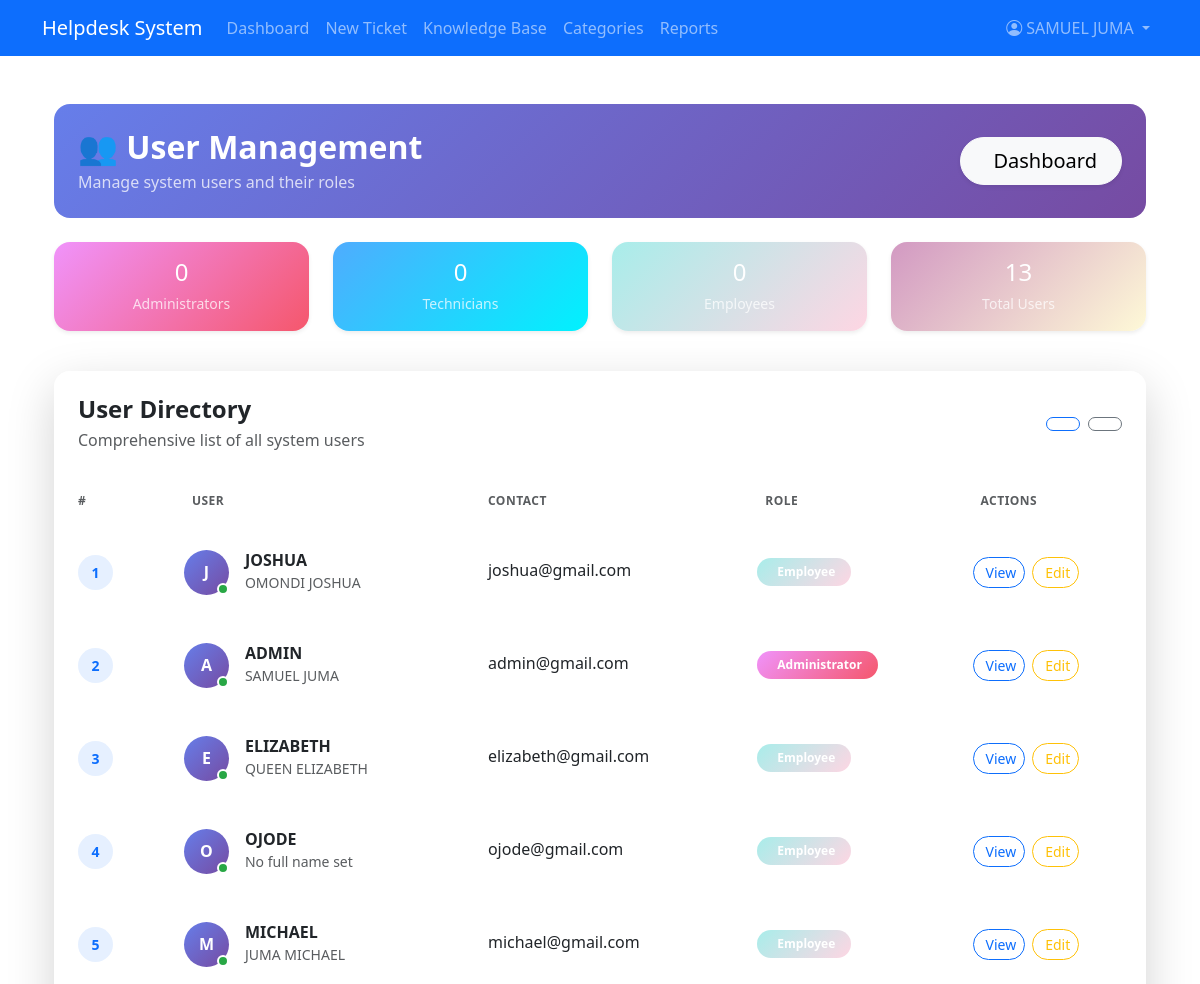
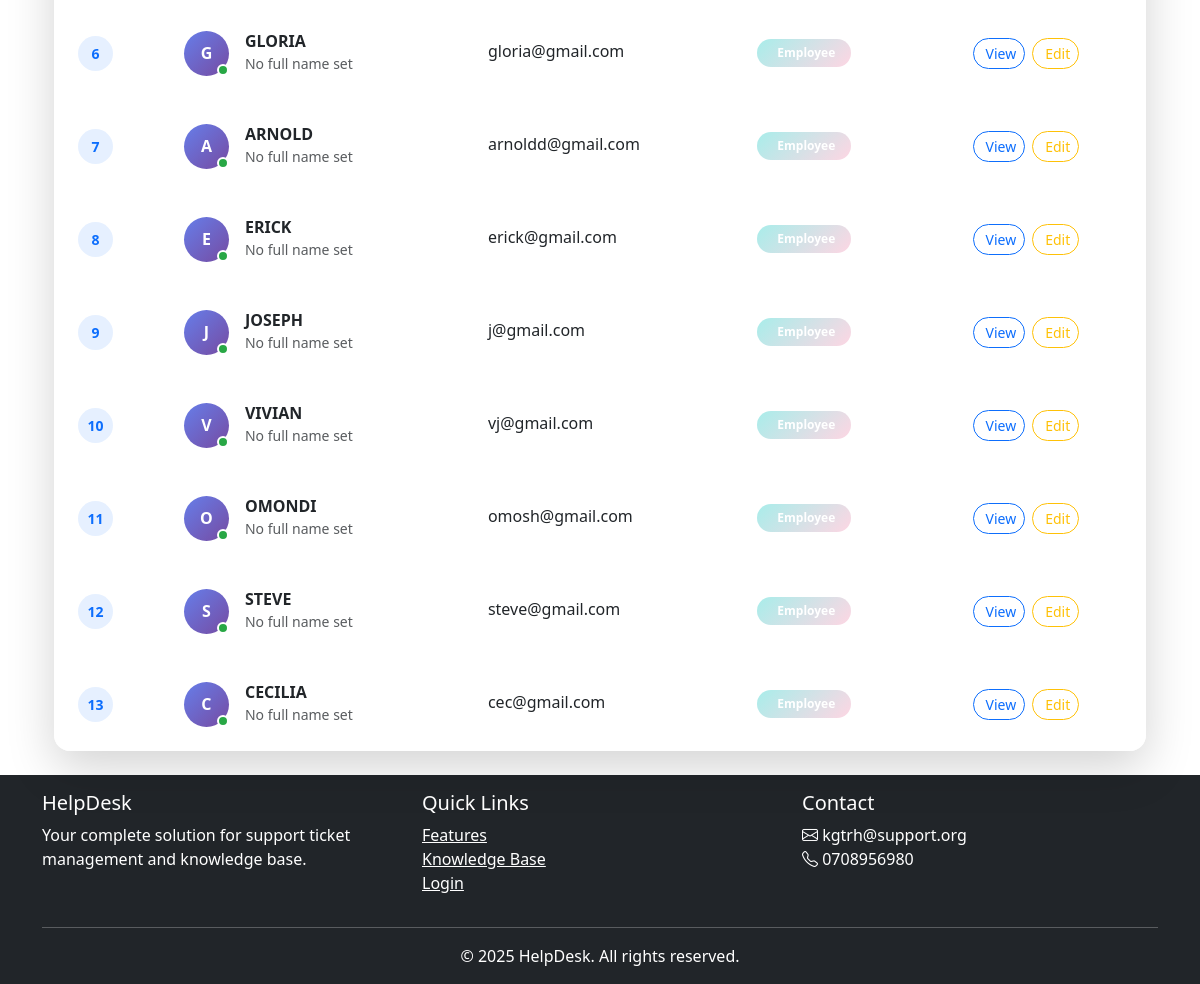
The app's page /users/manage-users/ (signed in), older data (2 pictures, top to bottom).
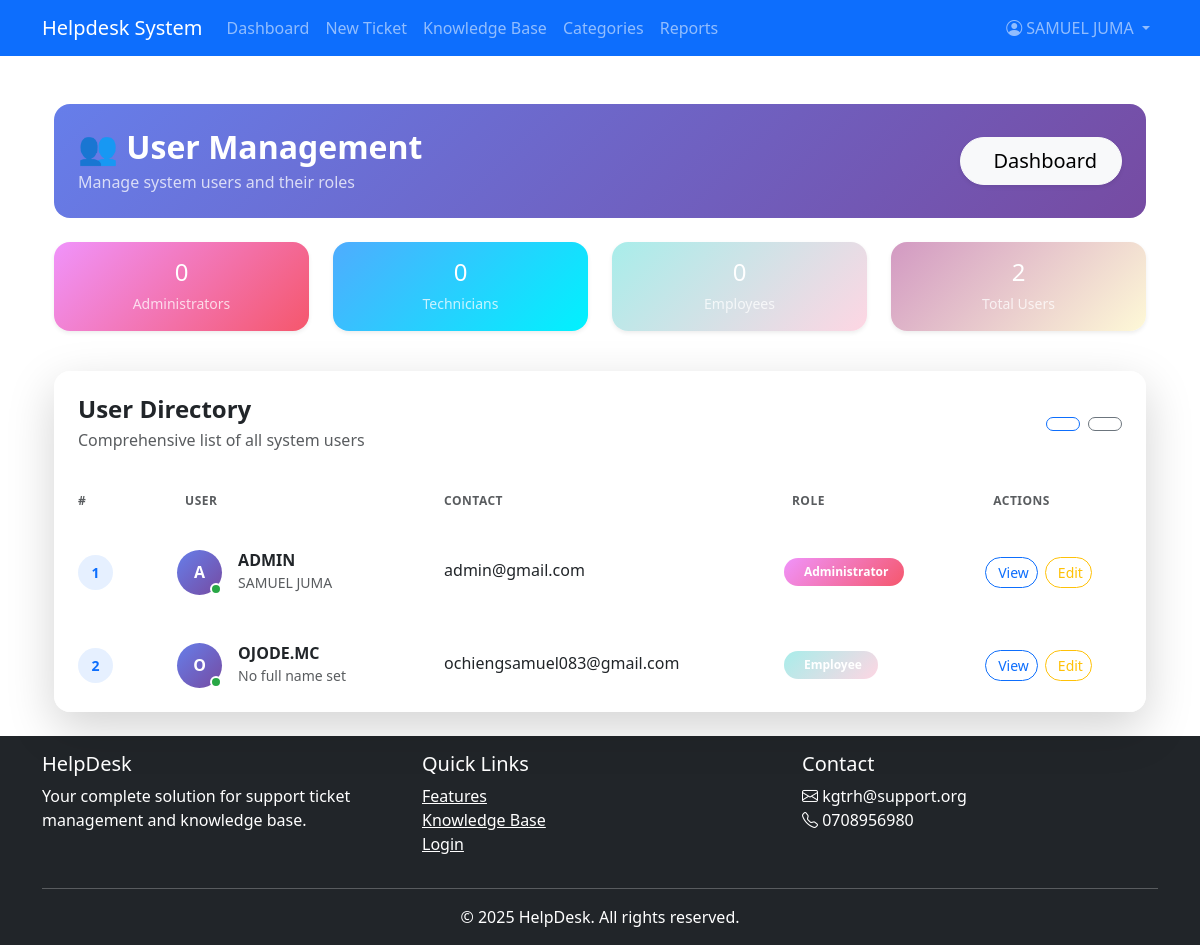
The same page, newer data.
### users/models.py (models this page shows, shortened)
class User(AbstractUser):
    ROLE_CHOICES = (
        ('Admin', 'Admin'),
        ('Technician', 'Technician'),
        ('Employee', 'Employee'),
    )
    USER_TYPE_CHOICES = (
        ('ADMIN', 'Admin'),
        ('TECH', 'Technician'),
        ('EMP', 'Employee'),
    )
    role = models.CharField(max_length=20, choices=ROLE_CHOICES, default='Employee')
    user_type = models.CharField(max_length=10, choices=USER_TYPE_CHOICES, default='EMP')
    department = models.CharField(max_length=100, blank=True)
    phone = models.CharField(max_length=20, blank=True)
    profile_picture = models.ImageField(upload_to='profile_pics/', blank=True, null=True)
    @property
    def is_admin(self):
        return self.user_type == 'ADMIN'

### users/views.py (the view)
# urls.py: path('manage-users/', user_views.manage_users, name='manage_users'),
@login_required
@user_passes_test(lambda u: u.is_superuser)
def manage_users(request):
    users = User.objects.all().order_by('id')
    return render(request, 'admin/manage_users.html', {'users': users})

### templates/admin/manage_users.html (shortened to what this page needs)
{% extends 'base.html' %}
{% load static %}
{% block content %}
<div class="container-fluid py-4">
    <div class="row mb-4">
        <div class="col-12">
            <div class="bg-gradient-primary rounded-4 p-4 text-white position-relative overflow-hidden">
                <div class="d-flex justify-content-between align-items-center position-relative">
                    <div>
                        <h2 class="mb-1 fw-bold">👥 User Management</h2>
                        <p class="mb-0 opacity-75">Manage system users and their roles</p>
                    </div>
                    <a href="{% url 'helpdesk:admin_dashboard' %}"
                       class="btn btn-light btn-lg rounded-pill px-4 shadow-sm hover-lift">
                        Dashboard
                    </a>
                </div>
            </div>
        </div>
    </div>
    <div class="row mb-4">
        <div class="col-md-3 col-sm-6 mb-3">
            <div class="card border-0 shadow-sm rounded-4 bg-gradient-danger text-white">
                <div class="card-body text-center">
                    <h4 class="mb-1">{{ admin_count|default:0 }}</h4>
                    <small class="opacity-75">Administrators</small>
                </div>
            </div>
        </div>
        <div class="col-md-3 col-sm-6 mb-3">
            <div class="card border-0 shadow-sm rounded-4 bg-gradient-info text-white">
                <div class="card-body text-center">
                    <h4 class="mb-1">{{ tech_count|default:0 }}</h4>
                    <small class="opacity-75">Technicians</small>
                </div>
            </div>
        </div>
        <div class="col-md-3 col-sm-6 mb-3">
            <div class="card border-0 shadow-sm rounded-4 bg-gradient-secondary text-white">
                <div class="card-body text-center">
                    <h4 class="mb-1">{{ employee_count|default:0 }}</h4>
                    <small class="opacity-75">Employees</small>
                </div>
            </div>
        </div>
        <div class="col-md-3 col-sm-6 mb-3">
            <div class="card border-0 shadow-sm rounded-4 bg-gradient-success text-white">
                <div class="card-body text-center">
                    <h4 class="mb-1">{{ users.count|default:0 }}</h4>
                    <small class="opacity-75">Total Users</small>
                </div>
            </div>
        </div>
    </div>
    <div class="row">
        <div class="col-12">
            <div class="card border-0 shadow-lg rounded-4 overflow-hidden">
                <div class="card-header bg-white border-0 p-4">
                    <div class="d-flex justify-content-between align-items-center">
                        <div>
                            <h4 class="mb-1 text-dark fw-bold">User Directory</h4>
                            <p class="text-muted mb-0">Comprehensive list of all system users</p>
                        </div>
                        <div class="d-flex gap-2">
                            <button class="btn btn-outline-primary rounded-pill px-3" data-bs-toggle="tooltip" title="Filter Users">
                            </button>
                            <button class="btn btn-outline-secondary rounded-pill px-3" data-bs-toggle="tooltip" title="Export Data">
                            </button>
                        </div>
                    </div>
                </div>
                <div class="card-body p-0">
                    {% if users %}
                        <div class="table-responsive">
                            <table class="table table-hover mb-0 align-middle">
                                <thead class="bg-light border-0">
                                    <tr>
                                        <th scope="col" class="px-4 py-3 fw-semibold text-uppercase text-xs text-muted border-0">
                                            <div class="d-flex align-items-center">
                                                #
                                            </div>
                                        </th>
                                        <th scope="col" class="px-4 py-3 fw-semibold text-uppercase text-xs text-muted border-0">
                                            <div class="d-flex align-items-center">
                                                User
                                            </div>
                                        </th>
                                        <th scope="col" class="px-4 py-3 fw-semibold text-uppercase text-xs text-muted border-0">
                                            <div class="d-flex align-items-center">
                                                Contact
                                            </div>
                                        </th>
                                        <th scope="col" class="px-4 py-3 fw-semibold text-uppercase text-xs text-muted border-0">
                                            <div class="d-flex align-items-center">
                                                Role
                                            </div>
                                        </th>
                                        <th scope="col" class="px-4 py-3 fw-semibold text-uppercase text-xs text-muted border-0">
                                            <div class="d-flex align-items-center">
                                                Actions
                                            </div>
                                        </th>
                                    </tr>
                                </thead>
                                <tbody>
                                    {% for user in users %}
                                        <tr class="border-0 user-row" style="transition: all 0.2s ease;">
                                            <td class="px-4 py-4 border-0">
                                                <div class="d-flex align-items-center">
                                                    <div class="bg-primary bg-opacity-10 rounded-circle d-flex align-items-center justify-content-center"
                                                         style="width: 35px; height: 35px;">
                                                        <span class="text-primary fw-bold small">{{ forloop.counter }}</span>
                                                    </div>
                                                </div>
                                            </td>
                                            <td class="px-4 py-4 border-0">
                                                <div class="d-flex align-items-center">
                                                    <div class="avatar me-3">
                                                        <div class="bg-gradient-primary rounded-circle d-flex align-items-center justify-content-center text-white fw-bold"
                                                             style="width: 45px; height: 45px;">
                                                            {{ user.username|first|upper }}
                                                        </div>
                                                    </div>
                                                    <div>
                                                        <h6 class="mb-0 fw-semibold text-dark">{{ user.username }}</h6>
                                                        <small class="text-muted">
                                                            {% if user.get_full_name %}
                                                                {{ user.get_full_name }}
                                                            {% else %}
                                                                No full name set
                                                            {% endif %}
                                                        </small>
                                                    </div>
                                                </div>
                                            </td>
                                            <td class="px-4 py-4 border-0">
                                                <div>
                                                    <div class="text-dark mb-1">
                                                        {% if user.email %}
                                                            {{ user.email }}
                                                        {% else %}
                                                            <span class="text-muted">No email</span>
                                                        {% endif %}
                                                    </div>
                                                </div>
                                            </td>
                                            <td class="px-4 py-4 border-0">
                                                {% if user.is_superuser %}
                                                    <span class="badge bg-gradient-danger px-3 py-2 rounded-pill">
                                                        Administrator
                                                    </span>
                                                {% elif user.is_staff %}
                                                    <span class="badge bg-gradient-info px-3 py-2 rounded-pill">
                                                        <i class="fas fa-tools me-1"></i>Technician
                                                    </span>
                                                {% else %}
                                                    <span class="badge bg-gradient-secondary px-3 py-2 rounded-pill">
                                                        Employee
                                                    </span>
                                                {% endif %}
                                            </td>
                                            <td class="px-4 py-4 border-0">
                                                <div class="btn-group" role="group">
                                                    <a href="{% url 'helpdesk:user_detail' user.pk %}"
                                                       class="btn btn-sm btn-outline-primary rounded-pill me-2 hover-lift"
                                                       data-bs-toggle="tooltip" title="View Details">
                                                        View
                                                    </a>
                                                    <a href="{% url 'helpdesk:user_update' user.pk %}"
                                                       class="btn btn-sm btn-outline-warning rounded-pill hover-lift"
                                                       data-bs-toggle="tooltip" title="Edit User">
                                                        Edit
                                                    </a>
                                                </div>
                                            </td>
                                        </tr>
                                    {% endfor %}
                                </tbody>
                            </table>
                        </div>
                    {% endif %}
                </div>
            </div>
        </div>
    </div>
</div>
{% endblock %}

### templates/base.html (shortened to what this page needs)
{% load static %}
<!DOCTYPE html>
<html lang="en">
<head>
    <link href="https://cdn.jsdelivr.net/npm/bootstrap@5.3.0/dist/css/bootstrap.min.css" rel="stylesheet" />
    <link rel="stylesheet" href="https://cdn.jsdelivr.net/npm/bootstrap-icons@1.10.0/font/bootstrap-icons.css" />
    <link rel="stylesheet" href="{% static 'css/styles.css' %}" />
</head>
<body>
    <div class="content-wrapper">
        <nav class="navbar navbar-expand-lg navbar-dark bg-primary">
            <div class="container">
                <a class="navbar-brand" href="{% url 'tickets:dashboard' %}">Helpdesk System</a>
                <div class="collapse navbar-collapse" id="navbarNav">
                    <ul class="navbar-nav me-auto">
                        <li class="nav-item">
                            <a class="nav-link" href="{% url 'tickets:dashboard' %}">Dashboard</a>
                        </li>
                        {% if user.is_authenticated %}
                            <li class="nav-item">
                                <a class="nav-link" href="{% url 'tickets:create_ticket' %}">New Ticket</a>
                            </li>
                            <li class="nav-item">
                                <a class="nav-link" href="{% url 'knowledgebase:article_list' %}">Knowledge Base</a>
                            </li>
                            {% if user.is_admin %}
                                <li class="nav-item">
                                    <a class="nav-link" href="{% url 'helpdes:manage_categories' %}">Categories</a>
                                </li>
                                <li class="nav-item">
                                    <a class="nav-link" href="{% url 'helpdes:reports' %}">Reports</a>
                                </li>
                            {% endif %}
                        {% endif %}
                    </ul>
                    <ul class="navbar-nav">
                        {% if user.is_authenticated %}
                            <li class="nav-item dropdown profile-dropdown">
                                <a class="nav-link dropdown-toggle" href="#" id="navbarDropdown" role="button" data-bs-toggle="dropdown">
                                    <i class="bi bi-person-circle"></i> {{ user.get_full_name|default:user.username }}
                                </a>
                            </li>
                        {% endif %}
                    </ul>
                </div>
            </div>
        </nav>
        <div class="container mt-4">
            {% block content %}{% endblock %}
        </div>
    </div>
    <footer class="footer py-3 bg-dark text-white">
        <div class="container">
            <div class="row">
                <div class="col-md-4">
                    <h5>HelpDesk</h5>
                    <p>Your complete solution for support ticket management and knowledge base.</p>
                </div>
                <div class="col-md-4">
                    <h5>Quick Links</h5>
                    <ul class="list-unstyled">
                        <li><a href="#features" class="text-white">Features</a></li>
                        <li><a href="{% url 'knowledgebase:article_list' %}" class="text-white">Knowledge Base</a></li>
                        <li><a href="{% url 'users:login' %}" class="text-white">Login</a></li>
                    </ul>
                </div>
                <div class="col-md-4">
                    <h5>Contact</h5>
                    <address>
                        <i class="bi bi-envelope"></i> kgtrh@support.org<br>
                        <i class="bi bi-telephone"></i> 0708956980
                    </address>
                </div>
            </div>
            <hr class="my-3">
            <div class="text-center">
                <p class="mb-0">&copy; {% now "Y" %} HelpDesk. All rights reserved.</p>
            </div>
        </div>
    </footer>
</body>
</html>

Row changes from the older to the newer data that the page shows:
removed User: username|first "J", username "JOSHUA", get_full_name "OMONDI JOSHUA", email "joshua@gmail.com", is_superuser "Employee"
removed User: username|first "E", username "ELIZABETH", get_full_name "QUEEN ELIZABETH", email "elizabeth@gmail.com", is_superuser "Employee"
removed User: username|first "O", username "OJODE", first_name "No full name set", email "ojode@gmail.com", is_superuser "Employee"
removed User: username|first "M", username "MICHAEL", get_full_name "JUMA MICHAEL", email "michael@gmail.com", is_superuser "Employee"
removed User: username|first "G", username "GLORIA", first_name "No full name set", email "gloria@gmail.com", is_superuser "Employee"
removed User: username|first "A", username "ARNOLD", first_name "No full name set", email "arnoldd@gmail.com", is_superuser "Employee"
removed User: username|first "E", username "ERICK", first_name "No full name set", email "erick@gmail.com", is_superuser "Employee"
removed User: username|first "J", username "JOSEPH", first_name "No full name set", email "j@gmail.com", is_superuser "Employee"
removed User: username|first "V", username "VIVIAN", first_name "No full name set", email "vj@gmail.com", is_superuser "Employee"
removed User: username|first "O", username "OMONDI", first_name "No full name set", email "omosh@gmail.com", is_superuser "Employee"
removed User: username|first "S", username "STEVE", first_name "No full name set", email "steve@gmail.com", is_superuser "Employee"
removed User: username|first "C", username "CECILIA", first_name "No full name set", email "cec@gmail.com", is_superuser "Employee"
added User: username|first "O", username "OJODE.MC", first_name "No full name set", email "ochiengsamuel083@gmail.com", is_superuser "Employee"
Text that changed along with them:
{{ users.count|default:0 }}: "13" → "2"
